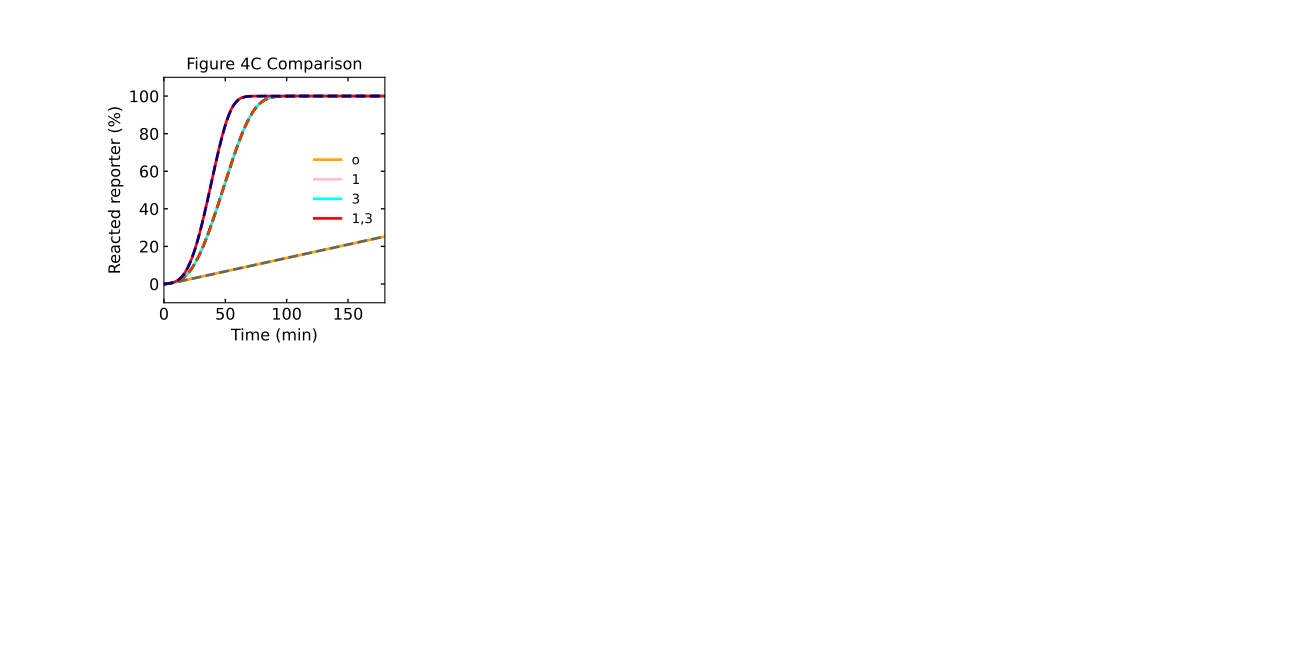

The Python source for this figure:
# -*- coding: utf-8 -*-
"""
Created on Wed Jul  6 09:05:17 2022

@author: tnm12
"""

import numpy as np
import matplotlib.pyplot as plt
from matplotlib.ticker import MaxNLocator

import sys

import Simulatorv2021 as RSDs #import version 2.0.2.1 of simulator
    
'''
##############################################################################
Simulations
##############################################################################
'''

t_sim = np.linspace(0,6,1001)*3600 # seconds

k_txn = 0.008 #transcription rate

IN1 = [0,50,0,50]
                #input templates
IN3 = [0,0,50,50]

REP_con = 500 #reporter concentration

color = ['orange','pink','aqua','red']

model = RSDs.RSD_sim(5) # define the model instance and # of domains

# specify species involved in the reation
model.molecular_species('gate{1,2}',DNA_con=25)
model.molecular_species('gate{3,2}',DNA_con=25)
model.molecular_species('reporter{2}',DNA_con=REP_con)

model.global_rate_constants(ktxn=k_txn) #globally changes transcription rates

plt.subplot(2,4,1)
for n in range(len(IN1)):
    model.molecular_species('input{1}',DNA_con=IN1[n])
    model.molecular_species('input{3}',DNA_con=IN3[n])
    
    # simulate the model (input is simulation time)
    model.simulate(t_sim)
    
    # pull out the species from the model solution to plot
    S2 = model.output_concentration('S{2}')
    
    fs = 12
    
    plt.plot(model.t/60,(S2/REP_con)*100,color=color[n],linewidth=2,linestyle='-')
    
plt.xticks(fontsize=fs)
plt.yticks(fontsize=fs)
plt.ylim(-10,110)
plt.xlim(0,180)
ax1 = plt.gca()
ax1.xaxis.set_tick_params(which='both',size=3,width=1,direction='in',top='on')
#ax1.xaxis.set_major_locator(MaxNLocator(integer=True))
ax1.yaxis.set_tick_params(which='both',size=3,width=1,direction='in',right='on')
plt.xlabel('Time (min)',fontsize=fs)
plt.ylabel('Reacted reporter (%)',fontsize=fs)  



import Simulator1 as RSDs #import first version of simulator
    
'''
##############################################################################
Simulations
##############################################################################
'''

t_sim = np.linspace(0,6,1001)*3600 # seconds

k_txn = 0.008 #transcription rate

IN1 = [0,50,0,50]
                #input templates
IN3 = [0,0,50,50]

csl = [[0.4,0.4,0.4],
       [0.4,0,0],
       [0.8,0.3,0],
       [0,0,0.5]]

model = RSDs.RSD_sim() # define the model instance

# specify DNA txn templates and reporters and concentrations
model.DNA_species('gate','1|3_2',temp_con=25)
model.DNA_species('reporter','REP2',temp_con=500)

plt.subplot(2,4,1)
for n in range(len(IN1)):
    model.DNA_species('input','I1',temp_con=IN1[n])
    model.DNA_species('input','I3',temp_con=IN3[n])
    
    # simulate the model
    model.simulate(t_sim,1,k_txn)
    
    # pull out the species from the model solution to plot
    REP = model.output_concentration['REP2']
    
    fs = 12
    
    plt.plot(model.sol.t/60,(1-REP/model.REP_con[1])*100,color=csl[n],linewidth=2,linestyle='--')
    
plt.xticks(fontsize=fs)
plt.yticks(fontsize=fs)
plt.ylim(-10,110)
plt.xlim(0,180)
ax1 = plt.gca()
ax1.xaxis.set_tick_params(which='both',size=3,width=1,direction='in',top='on')
#ax1.xaxis.set_major_locator(MaxNLocator(integer=True))
ax1.yaxis.set_tick_params(which='both',size=3,width=1,direction='in',right='on')
plt.xlabel('Time (min)',fontsize=fs)
plt.ylabel('Reacted reporter (%)',fontsize=fs)  
plt.legend(['o','1','3','1,3'],frameon=False)
plt.title('Figure 4C Comparison')
